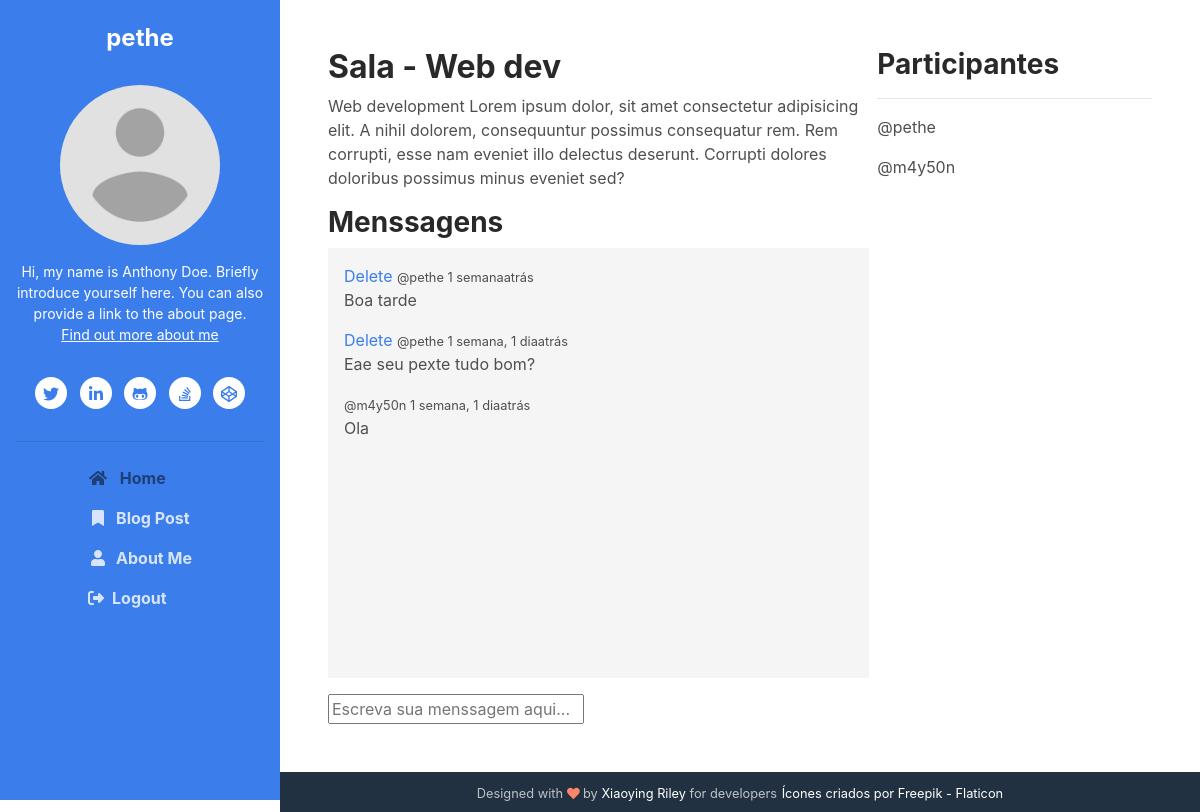
Page /room/5 (signed in) on the earlier database version.
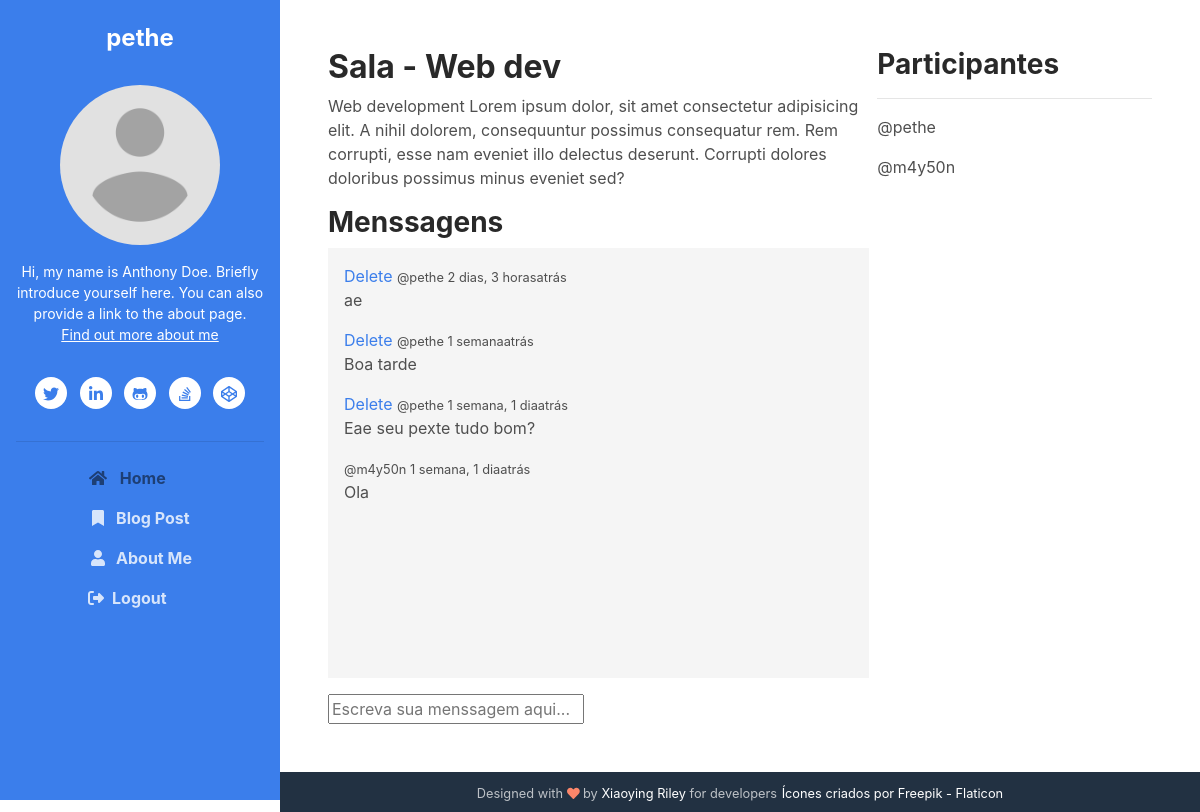
Same page on the later database version.
### base/models.py (models this page shows, shortened)
class Room(models.Model):
    host = models.ForeignKey(User, on_delete=models.SET_NULL, null=True)
    classe = models.ForeignKey(Classe, on_delete=models.SET_NULL, null=True)
    name = models.CharField(max_length=200)
    desc = models.TextField(null=True, blank=True)
    participants = models.ManyToManyField(
        User, related_name='participants', blank=True)
    updated = models.DateTimeField(auto_now=True)
    created = models.DateTimeField(auto_now_add=True)
    class Meta:
        ordering = ['-updated', '-created']

class Message(models.Model):
    user = models.ForeignKey(User, on_delete=models.CASCADE)
    room = models.ForeignKey(Room, on_delete=models.CASCADE)
    body = models.TextField()
    update = models.DateTimeField(auto_now=True)
    created = models.DateTimeField(auto_now_add=True)

### base/views.py (the view)
# urls.py: path('room/<str:pk>', views.room, name="room"),
@login_required(login_url='login')
def room(request, pk):
    room = Room.objects.get(id=pk)
    room_messages = room.message_set.all().order_by('-created')
    participantes = room.participants.all()
    if request.method == 'POST':
        message = Message.objects.create(
            user=request.user, room=room, body=request.POST.get('body')
        )
        room.participants.add(request.user)
        return redirect('room', pk=room.id)
    context = {'room': room, 'room_messages': room_messages,
               'participantes': participantes}
    return render(request, 'base/room.html', context)

### base/templates/base/room.html (shortened to what this page needs)
{% extends 'main.html' %}
{% load humanize %}
{% block content %}
<div class="main-container main-2-column">
	<div class="comment-container">
		<div>
			<h2>Sala - {{room.name}}</h2>
			<p>{{room.desc}}</p>
			<h3>Menssagens</h3>
		</div>
		<div class="comment-wrapper p-3 mr-2">
			<div>
				{% for message in room_messages %}
				<div>
					{% if request.user == message.user %}
					<a href="{% url 'delete-message' message.id %}">Delete</a>
					{% endif %}
					<small>@{{message.user}} {{message.created|naturaltime}}</small>
					<p>{{message.body}}</p>
				</div>
				{% endfor %}
			</div>
		</div>
		<div class="comment-form mt-3">
			<form action="" method="post">
				<input
					type="text"
					name="body"
					placeholder="Escreva sua menssagem aqui..."
				/>
			</form>
		</div>
	</div>
	<div>
		<h3>Participantes</h3>
		<hr />
		{% for user in participantes %}
		<div>
			<p>@{{user.username}}</p>
		</div>
		{% endfor %}
	</div>
</div>
{% endblock %}

### templates/main.html (shortened to what this page needs)
<!DOCTYPE html>
{% load static %}
<html lang="pt-BR">
<head>
    <link id="theme-style" rel="stylesheet" href="{% static 'styles/style.css' %}">
    <link rel="stylesheet" href="{% static 'styles/main.css' %}">
</head>
<body>
    {% include 'navbar.html' %}
    <div class="main-wrapper over-y">
        {% block content %}
        {% endblock %}
        <footer class="footer text-center py-2 theme-bg-dark">
            <small class="copyright">Designed with <i class="fas fa-heart" style="color: #fb866a;"></i> by <a href="http://themes.3rdwavemedia.com" target="_blank">Xiaoying Riley</a> for developers</small>
            <small><a href="https://www.flaticon.com/br/icones-gratis/comprimido" title="comprimido ícones">Ícones criados por Freepik - Flaticon</a></small>
        </footer>
    </div>
</body>
</html>

### templates/navbar.html (shortened to what this page needs)
{% load static %}
<header class="header text-center">
    {% if user.is_authenticated %}
        <h1 class="blog-name pt-lg-4 mb-0"><a href="{% url 'user-profile' user.id %}">{{user}} </a></h1>
        <nav class="navbar navbar-expand-lg navbar-dark" >
                <div id="navigation" class="collapse navbar-collapse flex-column" >
                    <div class="profile-section pt-3 pt-lg-0">
                        <img class="profile-image mb-3 rounded-circle mx-auto" src="{% static 'images/profile.png' %}" alt="image" >
                        <div class="bio mb-3">Hi, my name is Anthony Doe. Briefly introduce yourself here. You can also provide a link to the about page.<br><a href="about.html">Find out more about me</a></div>
                        <ul class="social-list list-inline py-3 mx-auto">
                            <li class="list-inline-item"><a href="#"><i class="fab fa-twitter fa-fw"></i></a></li>
                            <li class="list-inline-item"><a href="#"><i class="fab fa-linkedin-in fa-fw"></i></a></li>
                            <li class="list-inline-item"><a href="#"><i class="fab fa-github-alt fa-fw"></i></a></li>
                            <li class="list-inline-item"><a href="#"><i class="fab fa-stack-overflow fa-fw"></i></a></li>
                            <li class="list-inline-item"><a href="#"><i class="fab fa-codepen fa-fw"></i></a></li>
                        </ul>
                        <hr>
                    </div>
                    <ul class="navbar-nav flex-column text-left">
                        <li class="nav-item active">
                            <a class="nav-link" href="{% url 'home' %}"><i class="fas fa-home fa-fw mr-2"></i> Home <span class="sr-only">(current)</span></a>
                        </li>
                        <li class="nav-item">
                            <a class="nav-link" href="blog-post.html"><i class="fas fa-bookmark fa-fw mr-2"></i>Blog Post</a>
                        </li>
                        <li class="nav-item">
                            <a class="nav-link" href="about.html"><i class="fas fa-user fa-fw mr-2"></i>About Me</a>
                        </li>
                        <li class="nav-item">
                            <a class="nav-link" href="{% url 'logout' %}"><i class="fa-solid fa-right-from-bracket mr-2"></i>Logout</a>
                        </li>
                    </ul>
                </div>
        </nav>
    {% endif %}
</header>

### static/styles/main.css (style rules this page uses)
.main-container { min-height: calc(100vh - 40px) !important; padding: 48px; }
.over-y { overflow-y: hidden !important; }
.main-2-column { display: grid; grid-template-columns: 3fr 1.5fr; }
.comment-wrapper { overflow-y: auto; background-color: whitesmoke; min-height: 430px; max-height: 430px; }

Differences in the rows shown:
added Message: shows "Delete", user "pethe", created "2 dias, 3 horasatrás", body "ae"
